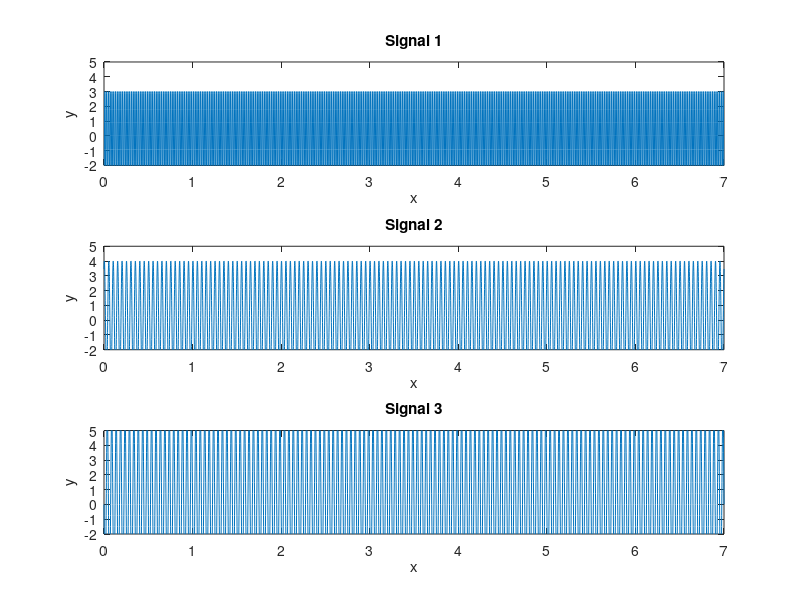

Write the MATLAB code that produced this figure.
clc
clear 
close all
% time 
t = 0:0.001:7;
%Signal 1
s1 = 3 * sin((2*pi*50*t) - (pi/2));
% plot signnal 
subplot(3,1,1);
plot(t,s1);
% limit the axis 
xlim([0 7])
ylim([-2 5])
% assign label and title
xlabel('x');
ylabel('y');
title('Signal 1');

%Signal 2
s2 = 4 * sin((40*pi*t) + (pi/3));
subplot(3,1,2);
plot(t,s2);
xlim([0 7])
ylim([-2 5])
xlabel('x');
ylabel('y');
title('Signal 2');

%Signal 3
s3 = 6 * sin((2*pi*(1/0.05)*t) - pi);
subplot(3,1,3);
plot(t,s3);
xlim([0 7])
ylim([-2 5])
xlabel('x');
ylabel('y');
title('Signal 3');